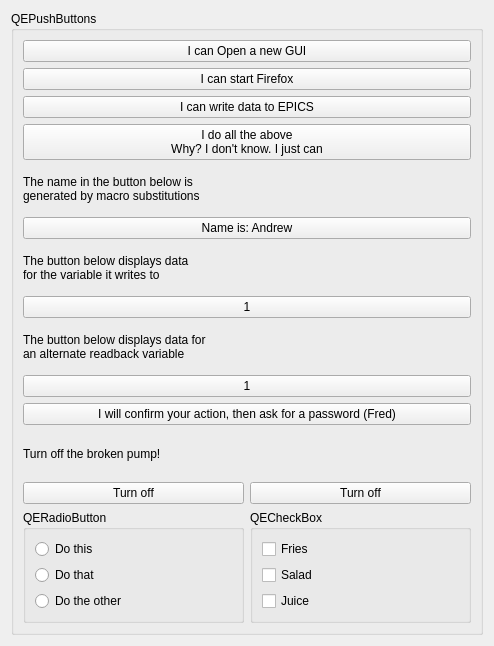
<?xml version='1.0' encoding='UTF-8'?>
<ui version="4.0">
 <class>Form</class>
 <widget class="QWidget" name="Form">
  <property name="geometry">
   <rect>
    <x>0</x>
    <y>0</y>
    <width>494</width>
    <height>646</height>
   </rect>
  </property>
  <property name="windowTitle">
   <string>QEPushButton QERadioButton and QECheckBox examples</string>
  </property>
  <layout class="QVBoxLayout" name="verticalLayout_3">
   <item>
    <widget class="QGroupBox" name="groupBox_2">
     <property name="title">
      <string>QEPushButtons</string>
     </property>
     <layout class="QVBoxLayout" name="verticalLayout_2">
      <item>
       <widget class="QEPushButton" name="qepushbutton">
        <property name="text">
         <string>I can Open a new GUI</string>
        </property>
        <property name="guiFile" stdset="0">
         <string>loggingSimple.ui</string>
        </property>
       </widget>
      </item>
      <item>
       <widget class="QEPushButton" name="qepushbutton_2">
        <property name="text">
         <string>I can start Firefox</string>
        </property>
        <property name="program">
         <string>firefox</string>
        </property>
        <property name="arguments">
         <stringlist>
          <string>www.google.com</string>
         </stringlist>
        </property>
       </widget>
      </item>
      <item>
       <widget class="QEPushButton" name="qepushbutton_3">
        <property name="text">
         <string>I can write data to EPICS</string>
        </property>
        <property name="variable" stdset="0">
         <string>OOE:ai</string>
        </property>
       </widget>
      </item>
      <item>
       <widget class="QEPushButton" name="qepushbutton_4">
        <property name="text">
         <string>I do all the above
Why? I don't know. I just can</string>
        </property>
        <property name="variable" stdset="0">
         <string>OOE:ai</string>
        </property>
        <property name="altReadbackVariable" stdset="0">
         <string></string>
        </property>
        <property name="program">
         <string>firefox</string>
        </property>
        <property name="arguments">
         <stringlist>
          <string>www.google.com</string>
         </stringlist>
        </property>
        <property name="guiFile" stdset="0">
         <string>loggingSimple.ui</string>
        </property>
       </widget>
      </item>
      <item>
       <widget class="QLabel" name="label">
        <property name="text">
         <string>The name in the button below is
generated by macro substitutions</string>
        </property>
       </widget>
      </item>
      <item>
       <widget class="QEPushButton" name="qepushbutton_5">
        <property name="text">
         <string>Name is: Andrew</string>
        </property>
        <property name="variableSubstitutions" stdset="0">
         <string>NAME=Andrew</string>
        </property>
        <property name="labelText" stdset="0">
         <string>Name is: $(NAME)</string>
        </property>
       </widget>
      </item>
      <item>
       <widget class="QLabel" name="label_2">
        <property name="text">
         <string>The button below displays data
for the variable it writes to</string>
        </property>
       </widget>
      </item>
      <item>
       <widget class="QEPushButton" name="qepushbutton_6">
        <property name="text">
         <string>1</string>
        </property>
        <property name="variable" stdset="0">
         <string>OOE:ai</string>
        </property>
        <property name="subscribe">
         <bool>true</bool>
        </property>
       </widget>
      </item>
      <item>
       <widget class="QLabel" name="label_3">
        <property name="text">
         <string>The button below displays data for
an alternate readback variable</string>
        </property>
       </widget>
      </item>
      <item>
       <widget class="QEPushButton" name="qepushbutton_7">
        <property name="text">
         <string>1</string>
        </property>
        <property name="variable" stdset="0">
         <string>OOE:ao</string>
        </property>
        <property name="subscribe">
         <bool>true</bool>
        </property>
       </widget>
      </item>
      <item>
       <widget class="QEPushButton" name="qepushbutton_8">
        <property name="text">
         <string>I will confirm your action, then ask for a password (Fred)</string>
        </property>
        <property name="variable" stdset="0">
         <string>OOE:ao</string>
        </property>
        <property name="password">
         <string>Fred</string>
        </property>
        <property name="confirmAction">
         <bool>true</bool>
        </property>
       </widget>
      </item>
      <item>
       <widget class="QLabel" name="label_4">
        <property name="text">
         <string>Turn off the broken pump!</string>
        </property>
       </widget>
      </item>
      <item>
       <layout class="QGridLayout" name="gridLayout_2">
        <item row="2" column="0">
         <widget class="QEPushButton" name="qepushbutton_11">
          <property name="text">
           <string>Turn off</string>
          </property>
          <property name="iconSize">
           <size>
            <width>93</width>
            <height>109</height>
           </size>
          </property>
          <property name="variable" stdset="0">
           <string>OOE:bi</string>
          </property>
          <property name="subscribe">
           <bool>true</bool>
          </property>
          <property name="updateOption" stdset="0">
           <enum>QE::Icon</enum>
          </property>
          <property name="pixmap0" stdset="0">
           <pixmap>pumpBad.PNG</pixmap>
          </property>
          <property name="pixmap1" stdset="0">
           <pixmap>pumpOK.PNG</pixmap>
          </property>
         </widget>
        </item>
        <item row="2" column="1">
         <widget class="QEPushButton" name="qepushbutton_12">
          <property name="text">
           <string>Turn off</string>
          </property>
          <property name="iconSize">
           <size>
            <width>93</width>
            <height>109</height>
           </size>
          </property>
          <property name="variable" stdset="0">
           <string>OOE:bi</string>
          </property>
          <property name="subscribe">
           <bool>true</bool>
          </property>
          <property name="localEnumeration">
           <string>0:1,1:0</string>
          </property>
          <property name="format" stdset="0">
           <enum>QE::LocalEnumeration</enum>
          </property>
          <property name="updateOption" stdset="0">
           <enum>QE::Icon</enum>
          </property>
          <property name="pixmap0" stdset="0">
           <pixmap>pumpBad.PNG</pixmap>
          </property>
          <property name="pixmap1" stdset="0">
           <pixmap>pumpOK.PNG</pixmap>
          </property>
         </widget>
        </item>
       </layout>
      </item>
      <item>
       <layout class="QHBoxLayout" name="horizontalLayout">
        <item>
         <widget class="QGroupBox" name="groupBox">
          <property name="title">
           <string>QERadioButton</string>
          </property>
          <layout class="QVBoxLayout" name="verticalLayout">
           <item>
            <widget class="QERadioButton" name="qeradiobutton">
             <property name="text">
              <string>Do this</string>
             </property>
             <property name="variable" stdset="0">
              <string>OOE:mbbi</string>
             </property>
             <property name="subscribe">
              <bool>true</bool>
             </property>
             <property name="clickText">
              <string>0</string>
             </property>
            </widget>
           </item>
           <item>
            <widget class="QERadioButton" name="qeradiobutton_2">
             <property name="text">
              <string>Do that</string>
             </property>
             <property name="variable" stdset="0">
              <string>OOE:mbbi</string>
             </property>
             <property name="subscribe">
              <bool>true</bool>
             </property>
             <property name="clickCheckedText">
              <string>1</string>
             </property>
            </widget>
           </item>
           <item>
            <widget class="QERadioButton" name="qeradiobutton_3">
             <property name="text">
              <string>Do the other</string>
             </property>
             <property name="variable" stdset="0">
              <string>OOE:mbbi</string>
             </property>
             <property name="subscribe">
              <bool>true</bool>
             </property>
             <property name="clickText">
              <string>2</string>
             </property>
             <property name="clickCheckedText">
              <string>2</string>
             </property>
            </widget>
           </item>
          </layout>
         </widget>
        </item>
        <item>
         <widget class="QGroupBox" name="groupBox_3">
          <property name="title">
           <string>QECheckBox</string>
          </property>
          <layout class="QVBoxLayout" name="verticalLayout_4">
           <item>
            <widget class="QECheckBox" name="qecheckbox">
             <property name="text">
              <string>Fries</string>
             </property>
             <property name="variable" stdset="0">
              <string>OOE:mbbi</string>
             </property>
             <property name="clickText">
              <string>0</string>
             </property>
            </widget>
           </item>
           <item>
            <widget class="QECheckBox" name="qecheckbox_2">
             <property name="text">
              <string>Salad</string>
             </property>
             <property name="clickCheckedText">
              <string>1</string>
             </property>
            </widget>
           </item>
           <item>
            <widget class="QECheckBox" name="qecheckbox_3">
             <property name="text">
              <string>Juice</string>
             </property>
             <property name="clickText">
              <string>2</string>
             </property>
             <property name="clickCheckedText">
              <string>2</string>
             </property>
            </widget>
           </item>
          </layout>
         </widget>
        </item>
       </layout>
      </item>
     </layout>
    </widget>
   </item>
  </layout>
 </widget>
 <customwidgets>
  <customwidget>
   <class>QECheckBox</class>
   <extends>QCheckBox</extends>
   <header>QECheckBox.h</header>
  </customwidget>
  <customwidget>
   <class>QEPushButton</class>
   <extends>QPushButton</extends>
   <header>QEPushButton.h</header>
  </customwidget>
  <customwidget>
   <class>QERadioButton</class>
   <extends>QRadioButton</extends>
   <header>QERadioButton.h</header>
  </customwidget>
 </customwidgets>
 <resources></resources>
 <connections></connections>
</ui>
